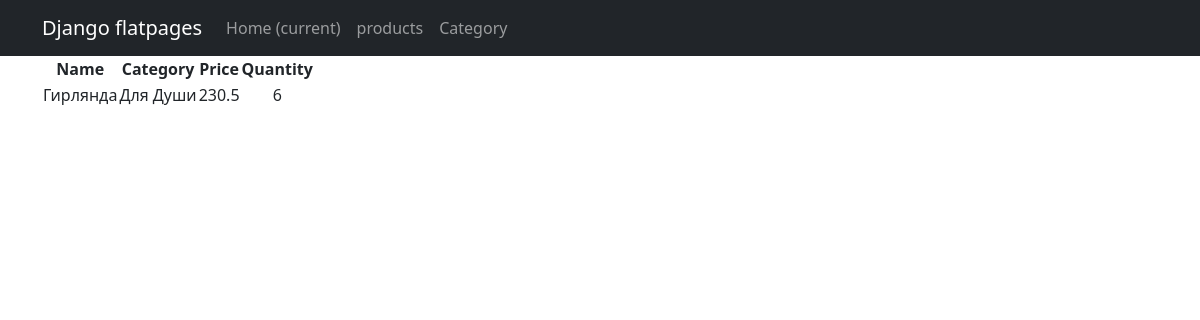
The app's page /products/5/ with its own data.
### simpleapp/models.py (models this page shows, shortened)
class Product(models.Model):
    name = models.CharField(max_length=200)
    price = models.FloatField(validators=[MinValueValidator(0.0, 'Price should be >= 0.0')])
    quantity = models.IntegerField(validators=[MinValueValidator(0, 'Quantity should be >= 0')])
    category = models.ForeignKey('Category', on_delete=models.CASCADE)

class Category(models.Model):
    name = models.CharField(max_length=200)

### simpleapp/views.py (the view)
# urls.py: path('<int:pk>/', ProductDetailView.as_view(), name='product_detail'),  # Ссылка на детали товара
class ProductDetailView(DetailView):
    template_name = 'product_detail.html'  # название шаблона будет product.html
    queryset = Product.objects.all()

### simpleapp/templates/product_detail.html (shortened to what this page needs)
{% extends 'flatpages/default.html' %}
{% block content %}
<table>
    <thead>
        <th>
            Name
        </th>
        <th>
            Category
        </th>
        <th>
            Price
        </th>
        <th>
            Quantity
        </th>
    </thead>
    <tr>
        <td>
            {{ product.name|title }}
        </td>
        <td>
            {{ product.category.name|title }}
        </td>
        <td>
            {{ product.price }}
        </td>
        <td>
            {{ product.quantity }}
        </td>
    </tr>
</table>
{% endblock content %}

### records on screen
Product: name "Гирлянда", category.name "Для Души", price "230.5", quantity "6"
